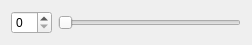
<?xml version="1.0" encoding="UTF-8"?>
<ui version="4.0">
 <class>SmallWidget</class>
 <widget class="QWidget" name="SmallWidget">
  <property name="geometry">
   <rect>
    <x>0</x>
    <y>0</y>
    <width>252</width>
    <height>37</height>
   </rect>
  </property>
  <property name="windowTitle">
   <string>Form</string>
  </property>
  <layout class="QHBoxLayout" name="horizontalLayout">
   <item>
    <widget class="QSpinBox" name="spinBox"/>
   </item>
   <item>
    <widget class="QSlider" name="horizontalSlider">
     <property name="orientation">
      <enum>Qt::Horizontal</enum>
     </property>
    </widget>
   </item>
  </layout>
 </widget>
 <resources/>
 <connections/>
</ui>
